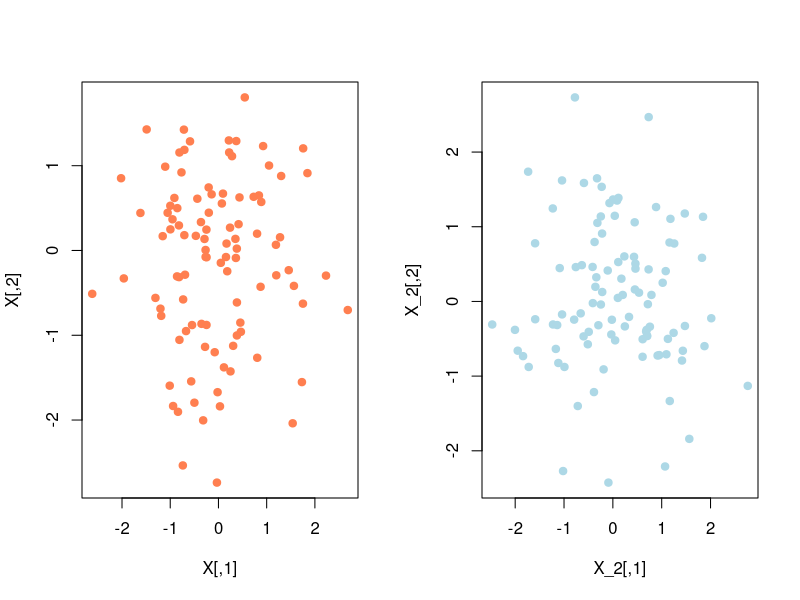
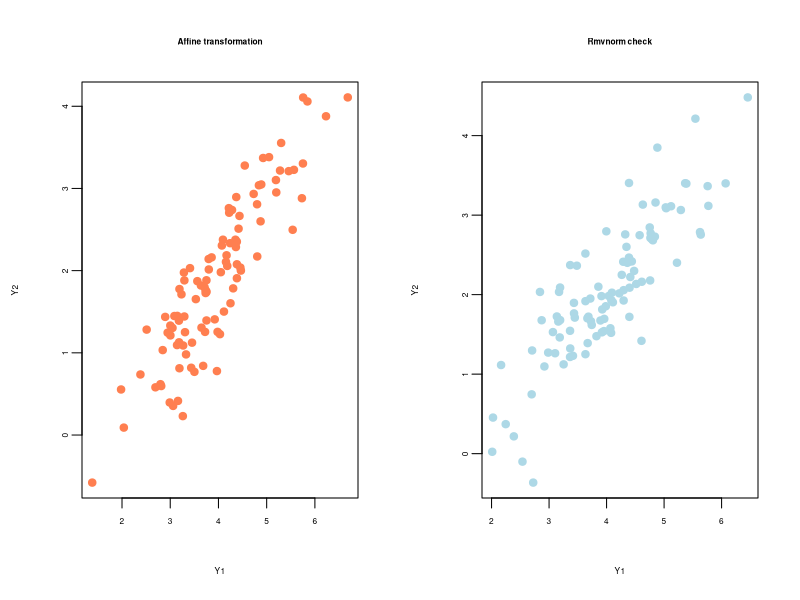
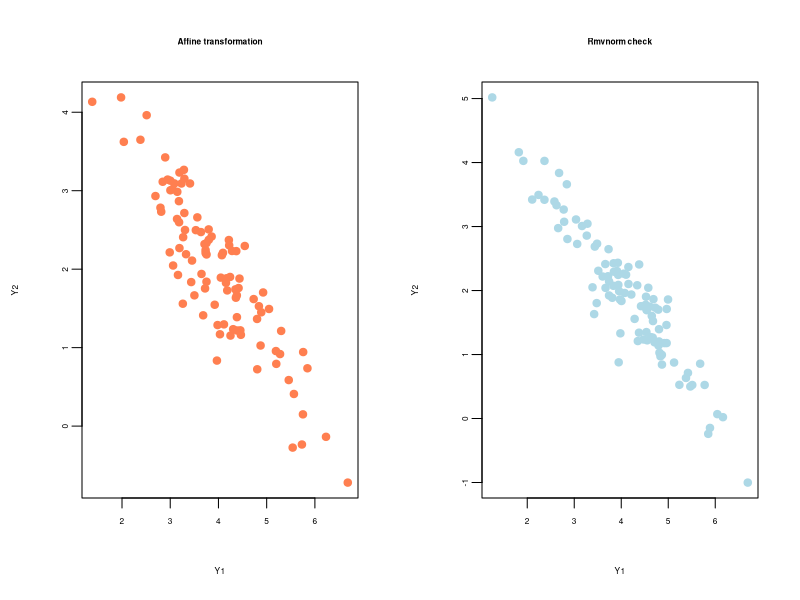
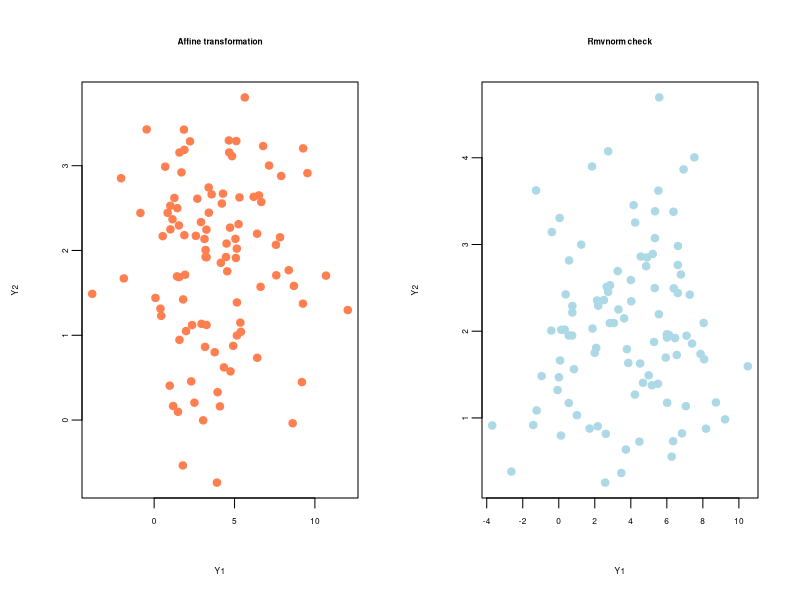
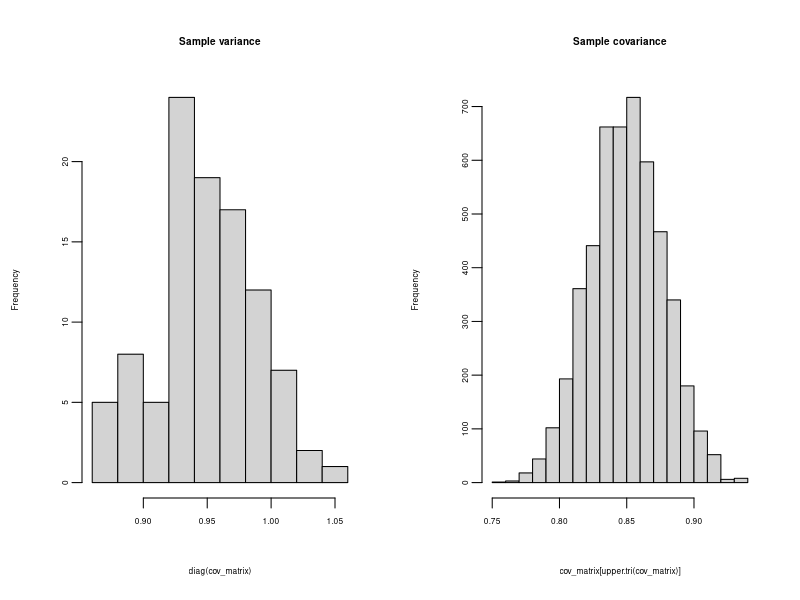
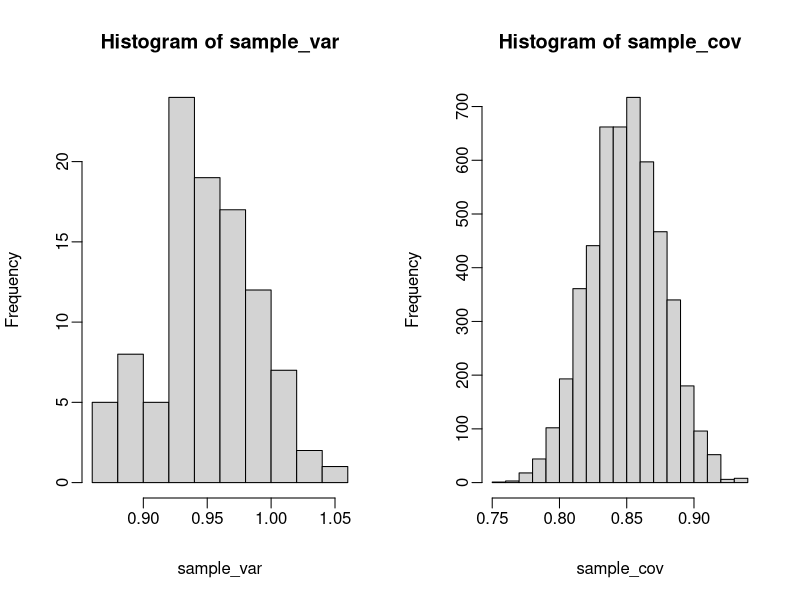

The R source for these figures, in order:
## Exercise 1
set.seed(9)
library(mvtnorm)
par(mfrow = c(1,2))
X = matrix(rnorm(100 * 2, 0, 1), ncol = 2)
plot(X, pch = 19, col = 'coral')
X_2 = rmvnorm(100, mean=c(0,0), sigma = diag(2))
plot(X_2, pch = 19, col = 'lightblue')

## Exercise 2
affine_transformation =  function(X, A, b) {
  return(A %*% X + b)
}

apply_and_plot = function(X, Sigma, b) {
  par(mfrow = c(1,2), mgp=c(3,0.5,0),mar=c(5,4,4,2)+0.1)
  # chol finds an upper traingular matrix, so we have to transpose it
  A = t(chol(Sigma)) # Sigma = AA^T
  
  # Apply an affine transformation to the original cloud of points
  Y = t(apply(X, MARGIN = 1, FUN = affine_transformation, A = A, b = b))
  plot(Y, xlab = "Y1", ylab = "Y2", pch=19, 
       cex.main = 0.5, cex.lab = 0.5, cex.axis = 0.5,
       col="coral", main = "Affine transformation")
  
  # Check the results using the rmvnorm function
  Y_check = rmvnorm(n=100, mean = b, sigma = Sigma)
  plot(Y_check, xlab = "Y1", ylab = "Y2", pch=19,  
       cex.main = 0.5, cex.lab = 0.5, cex.axis = 0.5,
       col="lightblue", main = "Rmvnorm check")
}

#### (a)

S_a = matrix(c(1, 0.9,  0.9, 1), nrow = 2, byrow = TRUE)
b = c(4, 2)
# Two plots side by side
par(mfrow = c(1,2))
apply_and_plot(X, S_a, b)

#### (b)
S_b = matrix(c(1, -0.9,  -0.9, 1), nrow = 2, byrow = TRUE)
b = c(4, 2)
par(mfrow = c(1,2))
apply_and_plot(X, S_b, b)

#### (c)
S_c = matrix(c(9, 0,  0, 1), nrow = 2, byrow = TRUE)
b = c(4, 2)
par(mfrow = c(1,2))
apply_and_plot(X, S_c, b)


## Exercise 3
n = 200 # number of random vectors
m = 100 # dimension of the distribution
X = matrix(rnorm(200 * 100, 0, 1), ncol = 100)
Sigma = diag(nrow = 100, ncol = 100)
Sigma[lower.tri(Sigma)] = 0.9
Sigma[upper.tri(Sigma)] = 0.9
# We don't transpose because the transformation is XA
A = chol(Sigma)
X_tilde = X %*% A

cov_matrix = cov(X_tilde)
par(mfrow = c(1,2))
hist(diag(cov_matrix),
     cex.main = 0.6, cex.lab = 0.5, cex.axis = 0.5,
     main = "Sample variance")
hist(cov_matrix[upper.tri(cov_matrix)],
     cex.main = 0.6, cex.lab = 0.5, cex.axis = 0.5,
     main = "Sample covariance")
mean(diag(cov_matrix))
mean(cov_matrix[upper.tri(cov_matrix)])


# check, solution that was presented during the lab
S = matrix(rep(0.9), nrow = m, ncol = m) + diag(x=0.1, nrow = m, ncol = m)
A_nm = t(chol(S))
#X = rnorm(n * m, 0, 1)
#X_nm = matrix(X_1, nrow = m)
X_nm = t(X)
Y_nm = A_nm %*% X_nm

sample_m = apply(Y_nm, 1, mean)
sample_var = apply(Y_nm, 1, var)
sample_cov = c()
for (i in 1:(m-1)) {
  for(j in (i+1):m) {
    sample_cov = append(sample_cov, cov(Y_nm[i,], Y_nm[j,]))
  }
}
hist(sample_var)
hist(sample_cov)